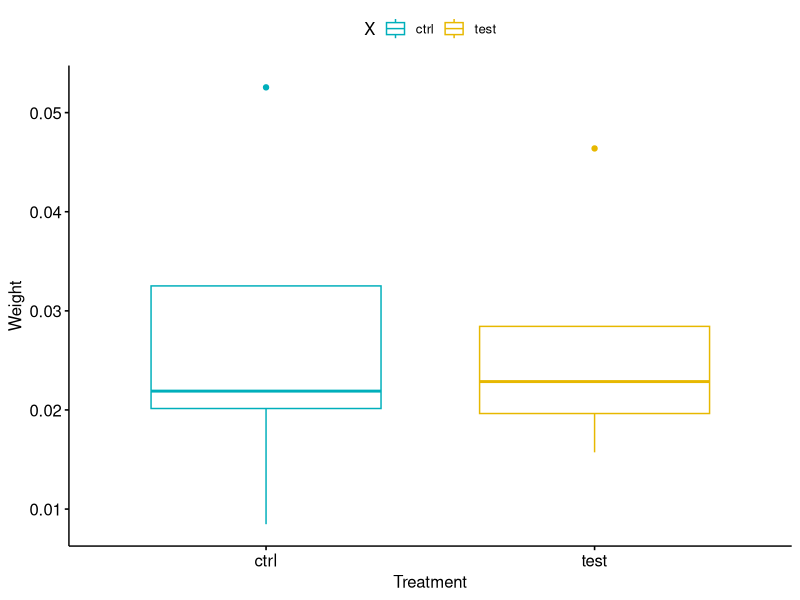
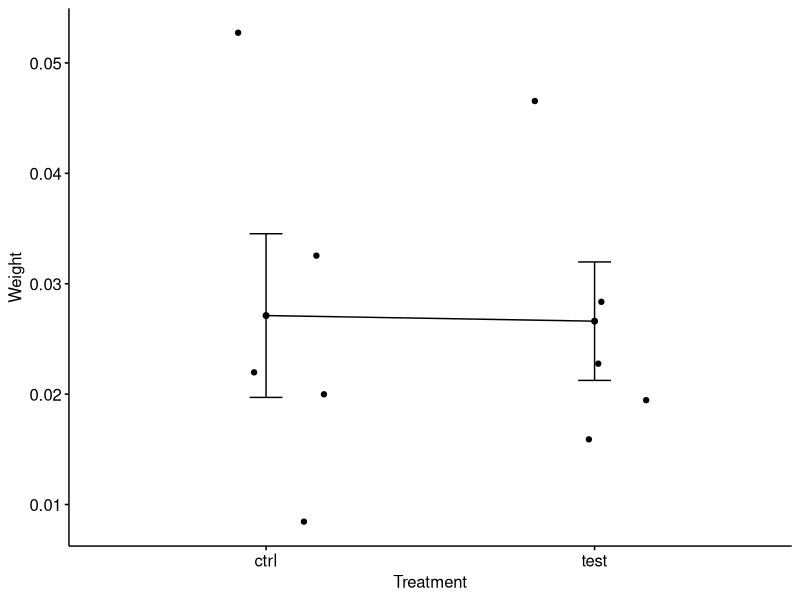

These figures' R source, in order:
setwd("C:/Code/MIALab_project/bin/mia-result/Stat") #set my working directory
data <- read.csv(file="Test.csv", header=TRUE)
data
data$X <- ordered(data$X,levels = c("ctrl", "test"))

library(dplyr)
group_by(data, X) %>%
  summarise(
    count = n(),
    mean = mean(STD, na.rm = TRUE),
    sd = sd(STD, na.rm = TRUE),
    median = median(STD, na.rm = TRUE),
    IQR = IQR(STD, na.rm = TRUE)
  )

library("ggpubr")
ggboxplot(data, x = "X", y = "STD", color = "X", palette = c("#00AFBB", "#E7B800"),order = c("ctrl", "test"),ylab = "Weight", xlab = "Treatment")

library("ggpubr")
ggline(data, x = "X", y = "STD", add = c("mean_se", "jitter"), order = c("ctrl", "test"),ylab = "Weight", xlab = "Treatment")

kruskal.test(STD ~ X, data = data)